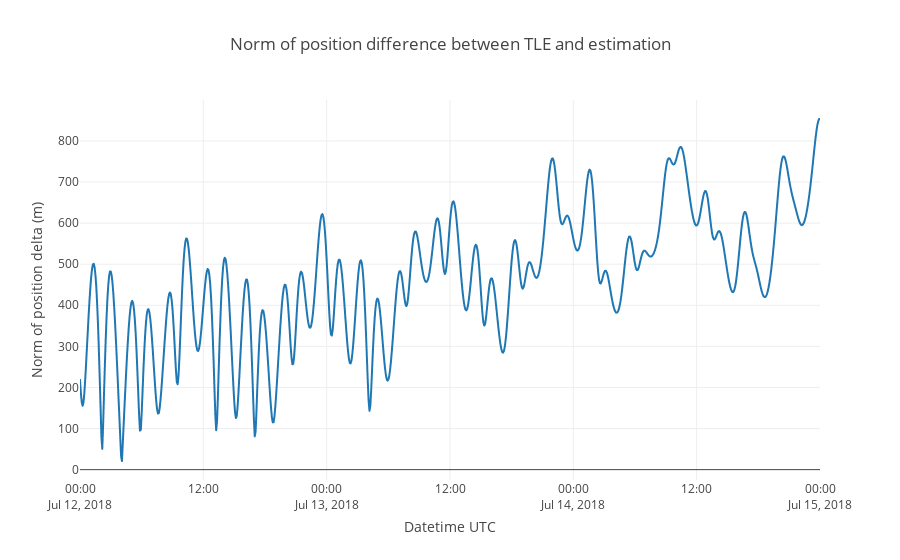

Notebook code for this chart:
### Markdown cell above
## Comparison with TLE
Plotting the position difference between the initial TLE and the estimated orbit.

### Code cell
# Computing norm of position difference
import numpy as np
deltaPos_norm = pd.Series(data=np.linalg.norm(
    PV_tle_eci_df[['x','y','z']] - PV_eci_df[['x','y','z']], 
    axis=1),
                         index=PV_tle_eci_df.index)

import plotly.graph_objs as go

trace = go.Scattergl(
    x = deltaPos_norm.index,
    y = deltaPos_norm,
    mode='lines'
)

data = [trace]

layout = go.Layout(
    title = 'Norm of position difference between TLE and estimation',
    xaxis = dict(
        title = 'Datetime UTC'
    ),
    yaxis = dict(
        title = 'Norm of position delta (m)'
    )
)

fig = dict(data=data, layout=layout)

pio.show(fig)

### Figure 1 — Plotly figure (JSON) as saved in the notebook; plotly's stock layout.template omitted (floating-point values rounded to 4 significant figures; data arrays with more than 128 entries replaced by an {"elided": "..."} marker saying what was removed)
{"data": [{"mode": "lines", "type": "scattergl", "uid": "a01356d9-73ae-433c-82bf-f0d971fc18fa", "x": {"elided": "865 str values"}, "y": {"elided": "865 float values"}}], "layout": {"autosize": true, "title": {"text": "Norm of position difference between TLE and estimation"}, "xaxis": {"autorange": true, "range": ["2018-07-12", "2018-07-15"], "title": {"text": "Datetime UTC"}, "type": "date"}, "yaxis": {"autorange": true, "range": [-25.19, 899.6], "title": {"text": "Norm of position delta (m)"}, "type": "linear"}}}
